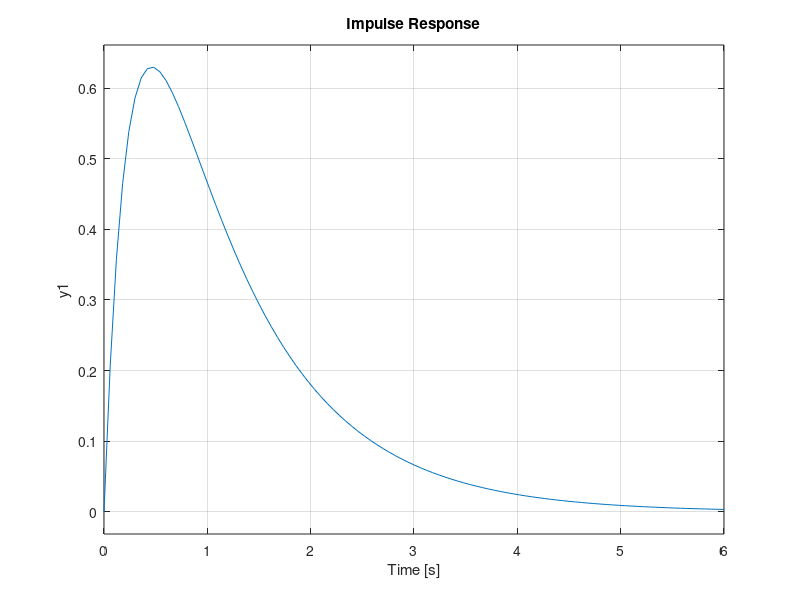
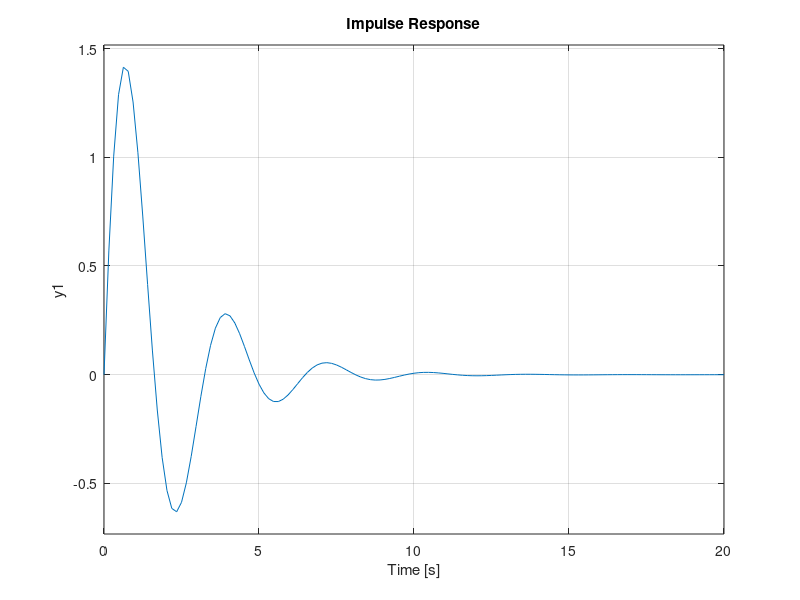
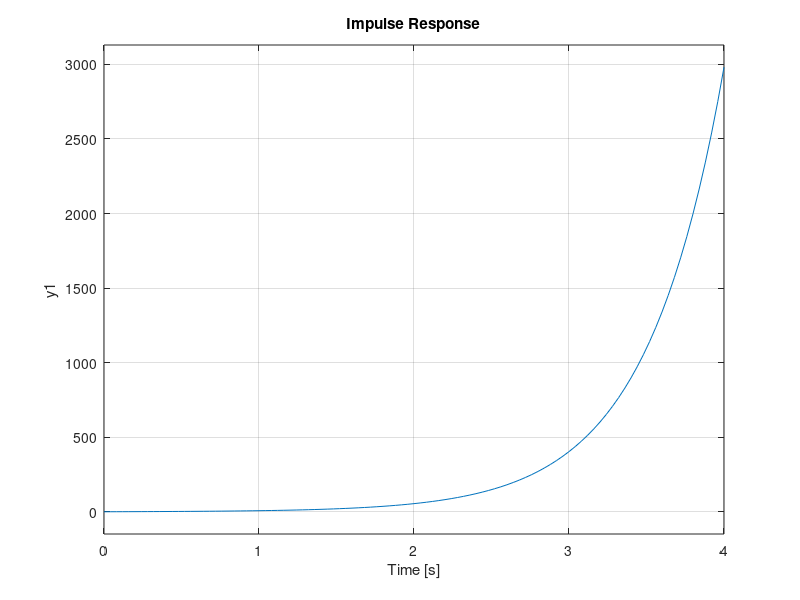
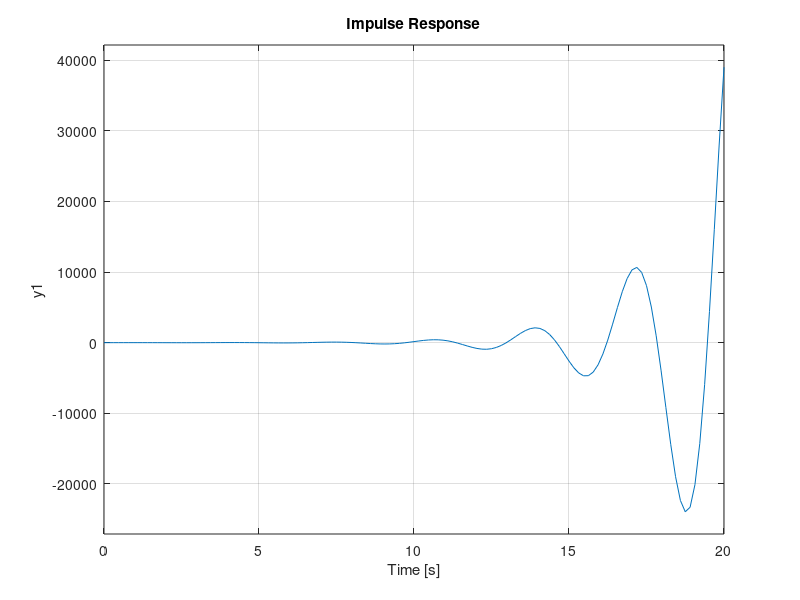

Write the MATLAB code that produced these figures, in order.
H1 = tf(4, [1, 5, 4]);
disp('polii pentru H1:')
pole(H1)
figure
subplot(211) , step(H1) , grid on
subplot(212) , impulse(H1) , grid on

H2 = tf(4, [1, 1, 4]);
disp('polii pentru H2:')
pole(H2)
figure
subplot(211) , step(H2) , grid on
subplot(212) , impulse(H2) , grid on

H3 = tf(4, [1, 0, -4]);
disp('polii pentru H3:')
pole(H3)
figure
subplot(211) , step(H3) , grid on
subplot(212) , impulse(H3) , grid on

H4 = tf(4, [1, -1, 4]);
disp('polii pentru H4:')
pole(H4)
figure
subplot(211) , step(H4) , grid on
subplot(212) , impulse(H4) , grid on

H5 = tf(4, [1, 0, 4]);
disp('polii pentru H5:')
pole(H5)
figure
subplot(211) , step(H5, 30) , grid on
subplot(212) , impulse(H5, 30) , grid on

H6 = tf(4, [1, 4, 0]);
disp('polii pentru H6:')
pole(H6)
figure
subplot(211) , step(H6) , grid on
subplot(212) , impulse(H6) , grid on

H7 = tf(4, [1, -1, 4]);
disp('polii pentru H7:')
pole(H7)
figure
subplot(211) , step(H7, 30) , grid on
subplot(212) , impulse(H7, 30) , grid on